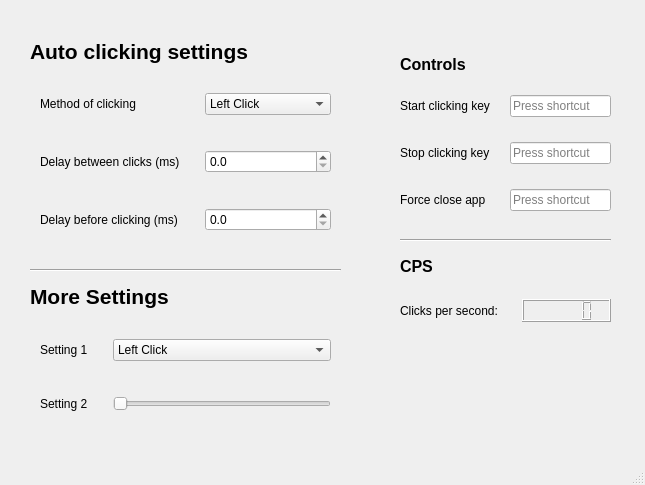
<?xml version="1.0" encoding="UTF-8"?>
<ui version="4.0">
 <class>MainWindow</class>
 <widget class="QMainWindow" name="MainWindow">
  <property name="geometry">
   <rect>
    <x>0</x>
    <y>0</y>
    <width>645</width>
    <height>485</height>
   </rect>
  </property>
  <property name="windowTitle">
   <string>Auto Clicker</string>
  </property>
  <property name="autoFillBackground">
   <bool>false</bool>
  </property>
  <property name="tabShape">
   <enum>QTabWidget::TabShape::Rounded</enum>
  </property>
  <widget class="QWidget" name="centralwidget">
   <property name="minimumSize">
    <size>
     <width>644</width>
     <height>450</height>
    </size>
   </property>
   <widget class="QWidget" name="verticalLayoutWidget">
    <property name="geometry">
     <rect>
      <x>30</x>
      <y>20</y>
      <width>311</width>
      <height>221</height>
     </rect>
    </property>
    <layout class="QVBoxLayout" name="autoClickContainer" stretch="0,0">
     <property name="spacing">
      <number>0</number>
     </property>
     <property name="sizeConstraint">
      <enum>QLayout::SizeConstraint::SetDefaultConstraint</enum>
     </property>
     <item>
      <widget class="QLabel" name="label_4">
       <property name="font">
        <font>
         <pointsize>16</pointsize>
         <bold>true</bold>
        </font>
       </property>
       <property name="text">
        <string>Auto clicking settings</string>
       </property>
      </widget>
     </item>
     <item>
      <layout class="QFormLayout" name="autoClickSettings">
       <property name="horizontalSpacing">
        <number>25</number>
       </property>
       <property name="verticalSpacing">
        <number>35</number>
       </property>
       <property name="leftMargin">
        <number>10</number>
       </property>
       <property name="topMargin">
        <number>10</number>
       </property>
       <property name="rightMargin">
        <number>10</number>
       </property>
       <property name="bottomMargin">
        <number>10</number>
       </property>
       <item row="0" column="0">
        <widget class="QLabel" name="label">
         <property name="text">
          <string>Method of clicking</string>
         </property>
        </widget>
       </item>
       <item row="0" column="1">
        <widget class="QComboBox" name="clickingMethodInput">
         <property name="minimumSize">
          <size>
           <width>0</width>
           <height>0</height>
          </size>
         </property>
         <property name="maximumSize">
          <size>
           <width>16777215</width>
           <height>16777215</height>
          </size>
         </property>
         <item>
          <property name="text">
           <string>Left Click</string>
          </property>
         </item>
         <item>
          <property name="text">
           <string>Right Click</string>
          </property>
         </item>
         <item>
          <property name="text">
           <string>Middle Click</string>
          </property>
         </item>
        </widget>
       </item>
       <item row="1" column="0">
        <widget class="QLabel" name="label_2">
         <property name="text">
          <string>Delay between clicks (ms)</string>
         </property>
        </widget>
       </item>
       <item row="2" column="0">
        <widget class="QLabel" name="label_3">
         <property name="text">
          <string>Delay before clicking (ms)</string>
         </property>
        </widget>
       </item>
       <item row="1" column="1">
        <widget class="QDoubleSpinBox" name="clickDelayInput">
         <property name="decimals">
          <number>1</number>
         </property>
         <property name="maximum">
          <double>10000.000000000000000</double>
         </property>
        </widget>
       </item>
       <item row="2" column="1">
        <widget class="QDoubleSpinBox" name="delayStartInput">
         <property name="readOnly">
          <bool>false</bool>
         </property>
         <property name="buttonSymbols">
          <enum>QAbstractSpinBox::ButtonSymbols::UpDownArrows</enum>
         </property>
         <property name="decimals">
          <number>1</number>
         </property>
         <property name="maximum">
          <double>10000.000000000000000</double>
         </property>
        </widget>
       </item>
      </layout>
     </item>
    </layout>
   </widget>
   <widget class="QWidget" name="verticalLayoutWidget_2">
    <property name="geometry">
     <rect>
      <x>30</x>
      <y>270</y>
      <width>311</width>
      <height>151</height>
     </rect>
    </property>
    <layout class="QVBoxLayout" name="moreSettingsContainer">
     <item>
      <widget class="QLabel" name="label_7">
       <property name="font">
        <font>
         <pointsize>16</pointsize>
         <bold>true</bold>
        </font>
       </property>
       <property name="text">
        <string>More Settings</string>
       </property>
      </widget>
     </item>
     <item>
      <layout class="QFormLayout" name="moreSettings">
       <property name="horizontalSpacing">
        <number>25</number>
       </property>
       <property name="verticalSpacing">
        <number>35</number>
       </property>
       <property name="leftMargin">
        <number>10</number>
       </property>
       <property name="topMargin">
        <number>10</number>
       </property>
       <property name="rightMargin">
        <number>10</number>
       </property>
       <property name="bottomMargin">
        <number>10</number>
       </property>
       <item row="0" column="0">
        <widget class="QLabel" name="label_5">
         <property name="text">
          <string>Setting 1</string>
         </property>
        </widget>
       </item>
       <item row="0" column="1">
        <widget class="QComboBox" name="comboBox_2">
         <item>
          <property name="text">
           <string>Left Click</string>
          </property>
         </item>
         <item>
          <property name="text">
           <string>Right Click</string>
          </property>
         </item>
         <item>
          <property name="text">
           <string>Middle Click</string>
          </property>
         </item>
        </widget>
       </item>
       <item row="1" column="0">
        <widget class="QLabel" name="label_6">
         <property name="text">
          <string>Setting 2</string>
         </property>
        </widget>
       </item>
       <item row="1" column="1">
        <widget class="QSlider" name="horizontalSlider_3">
         <property name="orientation">
          <enum>Qt::Orientation::Horizontal</enum>
         </property>
        </widget>
       </item>
      </layout>
     </item>
    </layout>
   </widget>
   <widget class="QWidget" name="verticalLayoutWidget_3">
    <property name="geometry">
     <rect>
      <x>400</x>
      <y>40</y>
      <width>211</width>
      <height>171</height>
     </rect>
    </property>
    <layout class="QVBoxLayout" name="keybindsContainer">
     <item>
      <widget class="QLabel" name="label_8">
       <property name="font">
        <font>
         <pointsize>12</pointsize>
         <bold>true</bold>
        </font>
       </property>
       <property name="text">
        <string>Controls</string>
       </property>
      </widget>
     </item>
     <item>
      <layout class="QFormLayout" name="keybindSettings">
       <property name="horizontalSpacing">
        <number>20</number>
       </property>
       <property name="verticalSpacing">
        <number>25</number>
       </property>
       <item row="0" column="0">
        <widget class="QLabel" name="label_9">
         <property name="text">
          <string>Start clicking key</string>
         </property>
        </widget>
       </item>
       <item row="0" column="1">
        <widget class="QKeySequenceEdit" name="startKeybindInput"/>
       </item>
       <item row="1" column="0">
        <widget class="QLabel" name="label_10">
         <property name="text">
          <string>Stop clicking key</string>
         </property>
        </widget>
       </item>
       <item row="1" column="1">
        <widget class="QKeySequenceEdit" name="stopKeybindInput"/>
       </item>
       <item row="2" column="0">
        <widget class="QLabel" name="label_11">
         <property name="text">
          <string>Force close app</string>
         </property>
        </widget>
       </item>
       <item row="2" column="1">
        <widget class="QKeySequenceEdit" name="forceCloseKeybindInput"/>
       </item>
      </layout>
     </item>
    </layout>
   </widget>
   <widget class="QWidget" name="verticalLayoutWidget_4">
    <property name="geometry">
     <rect>
      <x>400</x>
      <y>240</y>
      <width>211</width>
      <height>111</height>
     </rect>
    </property>
    <layout class="QVBoxLayout" name="CPSContainer">
     <item>
      <widget class="QLabel" name="label_12">
       <property name="font">
        <font>
         <pointsize>12</pointsize>
         <bold>true</bold>
        </font>
       </property>
       <property name="text">
        <string>CPS</string>
       </property>
      </widget>
     </item>
     <item>
      <layout class="QFormLayout" name="CPSSettings">
       <property name="horizontalSpacing">
        <number>20</number>
       </property>
       <property name="verticalSpacing">
        <number>25</number>
       </property>
       <item row="0" column="0">
        <widget class="QLabel" name="label_13">
         <property name="text">
          <string>Clicks per second: </string>
         </property>
        </widget>
       </item>
       <item row="0" column="1">
        <widget class="QLCDNumber" name="lcdNumber">
         <property name="smallDecimalPoint">
          <bool>false</bool>
         </property>
        </widget>
       </item>
      </layout>
     </item>
    </layout>
   </widget>
   <widget class="Line" name="line">
    <property name="geometry">
     <rect>
      <x>30</x>
      <y>260</y>
      <width>311</width>
      <height>21</height>
     </rect>
    </property>
    <property name="orientation">
     <enum>Qt::Orientation::Horizontal</enum>
    </property>
   </widget>
   <widget class="Line" name="line_2">
    <property name="geometry">
     <rect>
      <x>400</x>
      <y>230</y>
      <width>211</width>
      <height>21</height>
     </rect>
    </property>
    <property name="orientation">
     <enum>Qt::Orientation::Horizontal</enum>
    </property>
   </widget>
  </widget>
  <widget class="QStatusBar" name="statusbar"/>
 </widget>
 <resources/>
 <connections/>
</ui>
